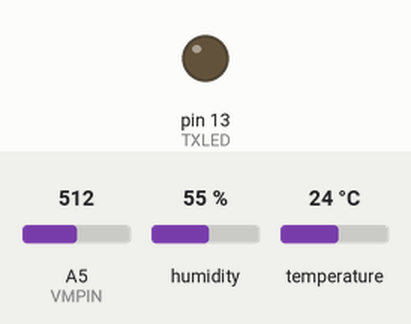
Simulated run of this sketch. Board: Arduino Nano, built with avr-gcc and run on an emulated ATmega328P. Shown: output pins drawn as LEDs (lit = HIGH). The inputs (shaded band) are chosen by the test bench; at power-on: A5 (VMPIN) = 512, humidity 55 %, temperature 24 °C. Random numbers use the default seed unless the sketch sets one; no radio packets arrive unless stated.

Above: at 3.1 s.
At 63.86 s:
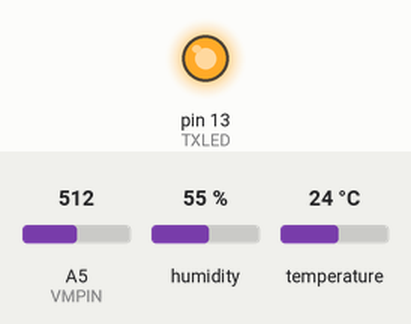
Timing chart, 0 to 67.2 s (numbered marks = the images above):
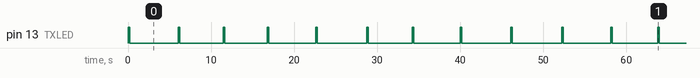

The sketch:

tx_unit.ino
```cpp
#include <LowPower.h>
#include <DHT.h>
#include <RH_ASK.h>
#include <SPI.h> // Not used but needed to compile
#include <math.h>
#include <EEPROM.h>

#define TXTRYS 3
#define BPS 4800 // TX baud rate
#define VMPIN 5 // Voltage meter pin
#define TXLED LED_BUILTIN // Pin to light during TX
#define DHTPIN 2 // Digital pin the DHT is connected to
#define DHTTYPE DHT11 // DHT## Sensor model

#define READSSIZE 10 // Number of readings to store

DHT dht(DHTPIN, DHTTYPE);
RH_ASK driver(BPS);

uint8_t uid; // Unique ID stored in EEPROM
int min_delay = 5000; // Min tx delay
int max_delay = 6000; // Max tx delay

// Structure for holding the sensor values
char data_flds[5] = {'U','T','H','V','C'}; //Field sensor/value codes
typedef struct {
  int tempf = -999;
  int humid = -999;
  unsigned int batt_volts = 0;
  unsigned int seq;
  unsigned long time;
} vals;

vals reads_stack[READSSIZE];
vals *cur_read;

void setup()
{
    pinMode(TXLED, OUTPUT);
    dht.begin();

    // Load the board UID that was previously put
    EEPROM.get(0, uid);

    reads_stack[0].seq = 0;

    Serial.begin(9600);   // Debugging only
    if (!driver.init())
         Serial.println("init failed");
}

void loop()
{
  //NOTE: Float values are rounded and cast to integers for transmission

  // Get pointer to the current reading element
  cur_read = &reads_stack[0];

  // Read the temperature and humidity
  cur_read->humid = round(dht.readHumidity()*10);
  cur_read->tempf = round(dht.readTemperature(true)*10); //Farenheit
  // Compute the heat index
  //float heatidx = dht.computeHeatIndex(tempf, humid);

  // Read the battery voltage
  cur_read->batt_volts = round(analogRead(VMPIN) * 5.0/1023.0 * 2 * 10); // FIXME: Adjust *2 for measured resistor values

  // Format the message string to transmit
  char msg[30];
  sprintf(msg, "U:%04d;T:%04d;H:%03d;V:%03d;C:%d"
      , uid, cur_read->tempf, cur_read->humid
      , cur_read->batt_volts, cur_read->seq);
  msg[strlen(msg)] = '\0';

  for (int j=0; j<TXTRYS; j++)
  {
    digitalWrite(TXLED, HIGH);
    driver.send((uint8_t *)msg, strlen(msg)+1);
    driver.waitPacketSent();
    digitalWrite(TXLED, LOW);
  }

//  // Randomize delay to minimize collisions with other units
//  delay(random(min_delay, max_delay));

  // Enter power down state for 8 s with ADC and BOD module disabled
//  LowPower.powerDown(SLEEP_2S, ADC_OFF, BOD_OFF);
//  LowPower.powerDown(SLEEP_2S, ADC_OFF, BOD_OFF);
//  LowPower.powerDown(SLEEP_8S, ADC_OFF, BOD_OFF);
//  LowPower.powerDown(SLEEP_8S, ADC_OFF, BOD_OFF);
//  LowPower.powerDown(SLEEP_8S, ADC_OFF, BOD_OFF);
//  LowPower.powerDown(SLEEP_8S, ADC_OFF, BOD_OFF);

  // Small random delay to minimize collisions
  // FIXME: Probably not necessary with long sleep
  //delay(random(500, 1000));

  // Testing
  delay(random(5000, 6000));

  // Shift the values array
  for (int j=READSSIZE; j-->1;){
	reads_stack[j] = reads_stack[j-1];
  }

  // Increment the counter
  cur_read->seq++;
  if (cur_read->seq>=5000)
  {
    cur_read->seq = 0;
  }
  cur_read->tempf = 9999;
  cur_read->humid = 9999;
  cur_read->batt_volts = 9999;

}
```

Measured:
- by itself, pin 13 (TXLED): moves between LOW and HIGH, repeating every 51.7 s
- by itself, everything shown: repeats every 51.7 s, in 18 steps
